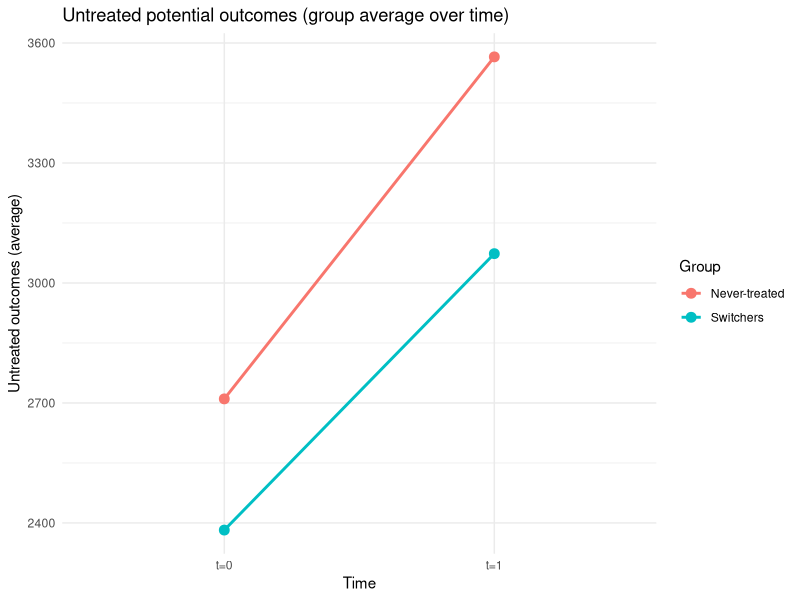
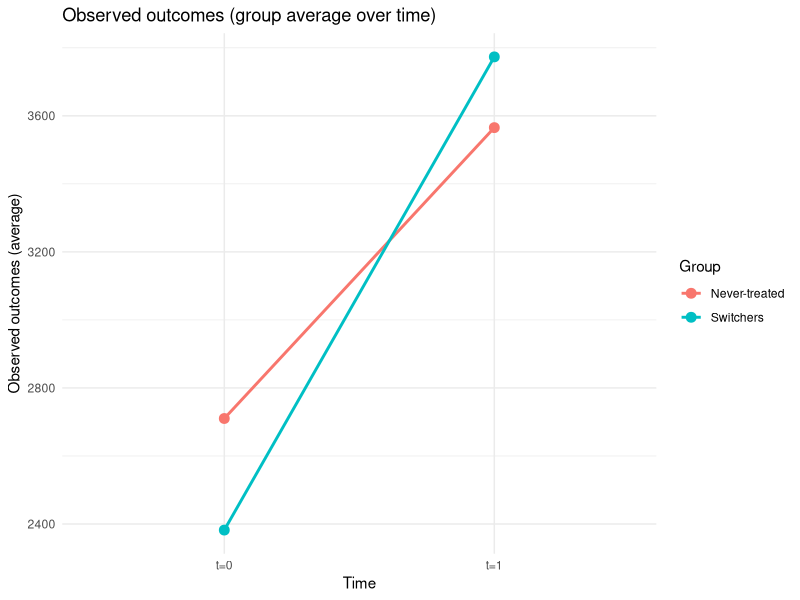

Generate these figures, in order, with R:
############
#
#  Script:  2503_DiD Simulation.R
#
#  Authors: Manuel Soffici
# 
#  Purpose: Simulation for own paper (Research seminar on ML in Econometrics
#           2024/25): "Learning and Identification in DiD designs". Supervisor:
#           Prof. Daniel Wilhelm at LMU Munich.
#
#  Created: 2025-03-05
#
#  Version: 2025-03-16
# 
############


## Clean

rm(list = ls())
set.seed(153)

library(dplyr)
library(tidyr)
library(ggplot2)


## Learning from/about untreated outcomes ####

alpha <- 1200     # intercept for wages
lambda <- 100     # linear time trend
tau <- 700        # ATT
beta <- 0.5       # discount rate
rho <- 0.5        # learning rate
K1 <- 70000       # cost of first treatment in t=1 (-> force sharp design)
K01 <- 700        # cost of first treatment in t=2
K11 <- 700        # cost of second treatment
K0 <- 0           # cost of no treatment
N <- 10000        # population/sample size

mean_epsilon <- 1200
sd_epsilon <- 300
effort0 <- rnorm(N, mean = mean_epsilon, sd = sd_epsilon)     # individual initial efforts

sim_data <- data.frame(
  effort0 = effort0,
  Y0_untreated = alpha + effort0,
  Y0_treated = alpha + tau + effort0
)

summary(sim_data)     # check

bias_tauHat0 <- 0     # bias in treatment effect as predicted by workers
sd_tauHat0 <- 0       # variability in predictions
sim_data$tauHat0 <- rnorm(N, mean = tau + bias_tauHat0, sd = sd_tauHat0)

# Compute predicted outcomes for Y0

sim_data$Y0Hat_untreated <- alpha + sim_data$effort0
sim_data$Y0Hat_treated <- alpha + sim_data$tauHat0 + sim_data$effort0

summary(sim_data)        # check

# Compute predicted outcomes for Y1 (with information U0)

sim_data$Y1Hat_untreated_U0 <- sim_data$Y0Hat_untreated + lambda
sim_data$Y1Hat_treated_U0 <- sim_data$Y0Hat_treated + lambda

# Calculate utilities based on the given formulas

sim_data$utility_00_U0 <- sim_data$Y0Hat_untreated - K0 +
  beta * (sim_data$Y1Hat_untreated_U0 - K0)

sim_data$utility_01_U0 <- sim_data$Y0Hat_untreated - K0 +
  beta * (sim_data$Y1Hat_treated_U0 - K01)

sim_data$utility_10_U0 <- sim_data$Y0Hat_treated - K1 +
  beta * (sim_data$Y1Hat_untreated_U0 - K0)

sim_data$utility_11_U0 <- sim_data$Y0Hat_treated - K1 +
  beta * (sim_data$Y1Hat_treated_U0 - K11)

summary(sim_data)       # check

# Choose treatment and update predictions

# treatment0 = 0 if either utility_00_U0 or utility_01_U0 is larger than both utility_10_U0 and utility_11_U0, 1 otherwise
sim_data$treatment0 <- ifelse(
  (sim_data$utility_00_U0 > sim_data$utility_10_U0 & sim_data$utility_00_U0 > sim_data$utility_11_U0) |
    (sim_data$utility_01_U0 > sim_data$utility_10_U0 & sim_data$utility_01_U0 > sim_data$utility_11_U0),
  0, 1
)

# if treatment0==0, observed outcome is Y0_untreated; if treatment0==1, it's Y0_treated.
sim_data$Y0_observed <- ifelse(sim_data$treatment0 == 0,
                                      sim_data$Y0_untreated,
                                      sim_data$Y0_treated)

# tauHat1 is simply equal to tauHat0 in this scenario:
sim_data$tauHat1 <- sim_data$tauHat0

# adjust effort by adding rho*effort0; otherwise keep it like this
sim_data$effort1 <- (1 + rho) * sim_data$effort0

summary(sim_data)        # check

# Computing new potential outcomes (modified effort)

sim_data$Y1_untreated = alpha + lambda + sim_data$effort1
sim_data$Y1_treated = alpha + lambda + tau + sim_data$effort1

# Adding period 1 predictions

sim_data$Y1Hat_untreated_U1 <- alpha + lambda + sim_data$effort1
sim_data$Y1Hat_treated_U1 <- alpha + lambda + sim_data$tauHat1 + sim_data$effort1

# Compute utilities for period 1

sim_data$utility_X0_U1 <- sim_data$Y1Hat_untreated_U1 - K0

sim_data$utility_X1_U1 <- ifelse(
  sim_data$treatment0 == 1,
  sim_data$Y1Hat_treated_U1 - K11,
  sim_data$Y1Hat_treated_U1 - K01
)

summary(sim_data)        # check

# Adding treatment1 and observed Y1

# treatment1 is set to 0 if utility_X0_U1 exceeds utility_X1_U1; otherwise, it's 1.
sim_data$treatment1 <- ifelse(sim_data$utility_X0_U1 > sim_data$utility_X1_U1, 0, 1)

# if treatment1 equals 0, use Y1_untreated; if treatment1 equals 1, use Y1_treated.
sim_data$Y1_observed <- ifelse(sim_data$treatment1 == 0,
                                      sim_data$Y1_untreated,
                                      sim_data$Y1_treated)

summary(sim_data)        # check

# Estimating the ATT with the DiD estimator

att_DiD <- (mean(sim_data$Y1_observed[sim_data$treatment1 == 1]) -
                 mean(sim_data$Y0_observed[sim_data$treatment1 == 1])) -
  (mean(sim_data$Y1_observed[sim_data$treatment1 == 0]) -
     mean(sim_data$Y0_observed[sim_data$treatment1 == 0]))

cat("Direct DiD estimate of ATT:", att_DiD, "\n")

# Bootstrap CI

B <- 1000
boot_ATT <- numeric(B)

for(b in 1:B){
  boot_sample <- sim_data[sample(1:nrow(sim_data), replace = TRUE), ]
  boot_ATT[b] <- (mean(boot_sample$Y1_observed[boot_sample$treatment1 == 1]) -
                    mean(boot_sample$Y0_observed[boot_sample$treatment1 == 1])) -
    (mean(boot_sample$Y1_observed[boot_sample$treatment1 == 0]) -
       mean(boot_sample$Y0_observed[boot_sample$treatment1 == 0]))
}

CI <- quantile(boot_ATT, probs = c(0.025, 0.975))
cat("95% CI for ATT: ", CI, "\n")

# Restrict to individuals who were untreated in period 0
plot_data <- sim_data %>% 
  filter(treatment0 == 0) %>%
  mutate(group = ifelse(treatment1 == 1, "Switchers", "Never-treated"))

# Compute group-level averages for untreated potential outcomes in period 0 and period 1
plot_data_long <- plot_data %>%
  group_by(group) %>%
  summarise(
    Y0_avg = mean(Y0_untreated),
    Y1_avg = mean(Y1_untreated)
  ) %>%
  pivot_longer(cols = c(Y0_avg, Y1_avg), names_to = "period", values_to = "avg_outcome")

# Rename the period variable for better labeling
plot_data_long <- plot_data_long %>%
  mutate(period = ifelse(period == "Y0_avg", "t=0", "t=1"))

# Create the plot
ggplot(plot_data_long, aes(x = period, y = avg_outcome, group = group, color = group)) +
  geom_line(linewidth = 1) +
  geom_point(size = 3) +
  labs(title = "Untreated potential outcomes (group average over time)",
       x = "Time",
       y = "Untreated outcomes (average)",
       color = "Group") +
  theme_minimal()

###

# Compute group-level averages for observed outcomes in period 0 and period 1
plot_data_long <- plot_data %>%
  group_by(group) %>%
  summarise(
    Y0_avg = mean(Y0_observed),
    Y1_avg = mean(Y1_observed)
  ) %>%
  pivot_longer(cols = c(Y0_avg, Y1_avg), names_to = "period", values_to = "avg_outcome")

# Rename the period variable for better labeling
plot_data_long <- plot_data_long %>%
  mutate(period = ifelse(period == "Y0_avg", "t=0", "t=1"))

# Create the plot
ggplot(plot_data_long, aes(x = period, y = avg_outcome, group = group, color = group)) +
  geom_line(linewidth = 1) +
  geom_point(size = 3) +
  labs(title = "Observed outcomes (group average over time)",
       x = "Time",
       y = "Observed outcomes (average)",
       color = "Group") +
  theme_minimal()
